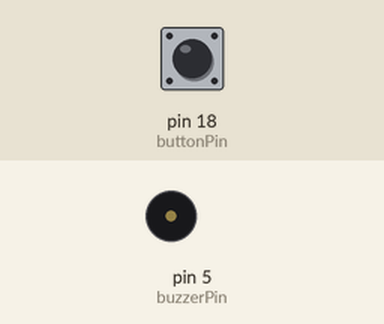
Recording of a sketch running on a simulated Arduino Uno, built for the host (arithmetic inside an expression is 32-bit, double 64-bit). On the bench: buzzer (waves = sounding, pin HIGH). The inputs (shaded band) are chosen by the test bench; at power-on: pin 18 (buttonPin) LOW.

Above: at 1.2 s.
1.3 s: pin 18 (buttonPin) pulled HIGH for 0.15 s
At 1.37 s:
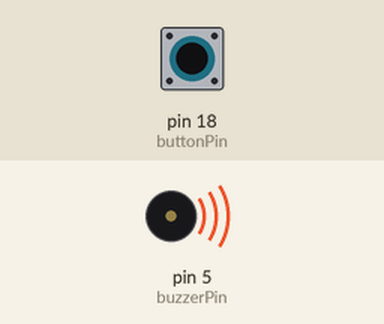
2.9 s: pin 18 (buttonPin) pulled HIGH for 3.2 s
At 7.0 s:
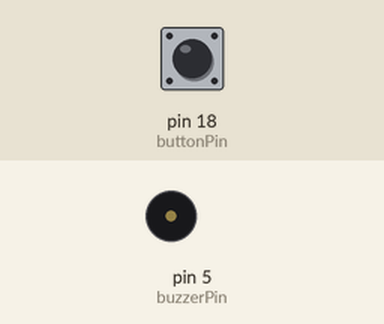
Timing chart, 0 to 8.5 s (numbered marks = the images above; inputs shaded):
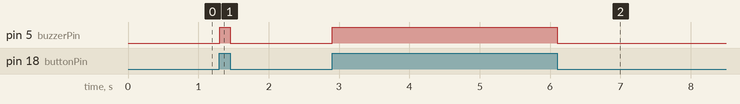

Measured:
- after the input at 1.3 s, pin 5 (buzzerPin): LOW → HIGH at once, → LOW 0.15 s later
- after the input at 2.9 s, pin 5 (buzzerPin): LOW → HIGH at once, → LOW 3.2 s later

The sketch:

main.ino
```cpp
const int buzzerPin = 5;  // Buzzer'ın bağlı olduğu pin
const int buttonPin = 18; // Butonun bağlı olduğu pin

void setup() {
  pinMode(buzzerPin, OUTPUT);
  pinMode(buttonPin, INPUT_PULLDOWN); // Buton için dahili pull-down (veya harici direnç)
}

void loop() {
  int buttonState = digitalRead(buttonPin); // Buton durumu okunuyor

  if (buttonState == HIGH) {
    digitalWrite(buzzerPin, HIGH); // Buzzer'ı çal
  } else {
    digitalWrite(buzzerPin, LOW);  // Buzzer'ı sustur
  }
}
```
